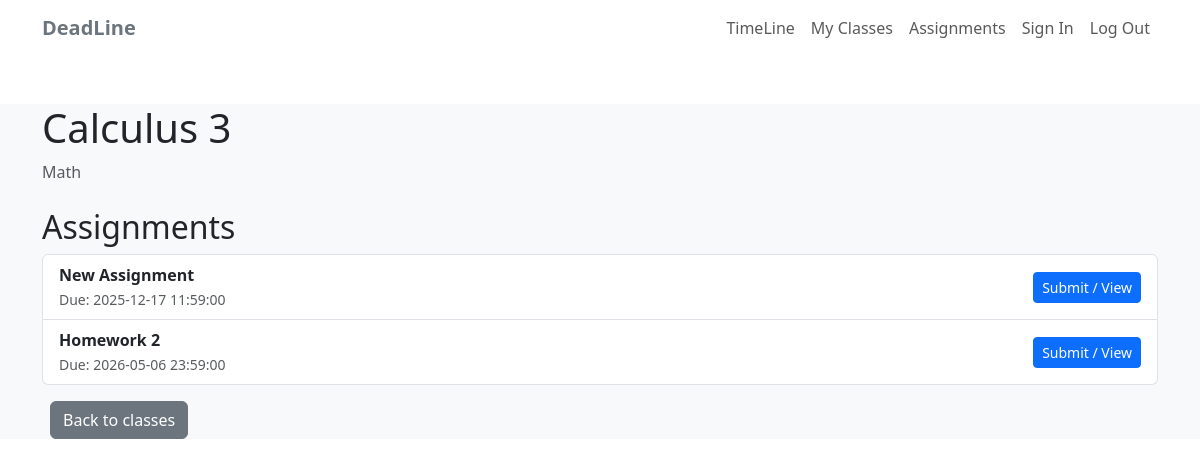
/classes/1 (signed in), run on the app's committed database.
### app/models.py (models this page shows, shortened)
class Class(db.Model):
    id = db.Column(db.Integer, primary_key=True)
    name = db.Column(db.String(140), nullable=False)
    description = db.Column(db.Text)
    owner_id = db.Column(db.Integer, db.ForeignKey('user.id'), nullable=False)
    owner = db.relationship('User', backref='owned_classes')
    members = db.relationship(
        'User',
        secondary=class_memberships,
        backref=db.backref('classes', lazy='dynamic'),
        lazy='dynamic'
    )

class Assignment(db.Model):
    id = db.Column(db.Integer, primary_key=True)
    title = db.Column(db.String(140), nullable=False)
    description = db.Column(db.Text)
    due_date = db.Column(db.DateTime, nullable=False)
    created_at = db.Column(db.DateTime, default=datetime.utcnow)
    creator_id = db.Column(db.Integer, db.ForeignKey('user.id'))
    creator = db.relationship('User', backref='created_assignments')
    class_id = db.Column(db.Integer, db.ForeignKey('class.id'), nullable=False)
    clazz = db.relationship('Class', backref='assignments')

### app/routes.py (the view)
@deadline_app.route('/classes/<int:class_id>')
@login_required
def class_detail(class_id):
    clazz = Class.query.get_or_404(class_id)
    if current_user != clazz.owner and not clazz.members.filter_by(
        id=current_user.id
    ).first():
        abort(403)
    assignments = (
        Assignment.query
        .filter_by(class_id=clazz.id)
        .order_by(Assignment.due_date)
        .all()
    )
    return render_template('class_detail.html', clazz=clazz, assignments=assignments)

### app/__init__.py (called while the page is built)
def create_app():
    deadline_app = Flask(__name__)
    deadline_app.config.from_mapping(
        SECRET_KEY='shmortobius',
        SQLALCHEMY_DATABASE_URI='sqlite:///' + os.path.join(basedir, 'app.db'),
        SQLALCHEMY_TRACK_MODIFICATIONS=False
    )
    db.init_app(deadline_app)
    login_manager.init_app(deadline_app)
    login_manager.login_view = 'login'
    from app.models import User
    @login_manager.user_loader
    def load_user(user_id):
        return User.query.get(int(user_id))
    with deadline_app.app_context():
        from app import routes, models
        db.create_all()
    return deadline_app

### app/templates/class_detail.html (shortened to what this page needs)
{% extends "layout.html" %}
{% block content %}
<section id="class" class="bg-light mt-5">
    <div class="container mt-4">
        <h1>{{ clazz.name }}</h1>
        {% if clazz.description %}
        <p class="text-muted">{{ clazz.description }}</p>
        {% endif %}
        <h2 class="mt-4">Assignments</h2>
        {% if assignments %}
        <ul class="list-group">
            {% for a in assignments %}
            <li class="list-group-item d-flex justify-content-between align-items-center">
                <div>
                    <strong>{{ a.title }}</strong><br>
                    <small class="text-muted">
                        Due: {{ a.due_date }}
                    </small>
                </div>
                <div class="btn-group">
                    <a href="{{ url_for('submit_assignment', assignment_id=a.id) }}"
                       class="btn btn-sm btn-primary">
                        Submit / View
                    </a>
                </div>
            </li>
            {% endfor %}
        </ul>
        {% else %}
        <p class="text-muted mt-2">No assignments yet.</p>
        {% endif %}
        <a href="{{ url_for('classes') }}" class="btn btn-secondary mt-3 ms-2">Back to classes</a>
    </div>
</section>
    {% endblock %}

### data on the page
Class: name "Calculus 3", description "Math"
Assignment: title "New Assignment", due_date "2025-12-17 11:59:00"
Assignment: title "Homework 2", due_date "2026-05-06 23:59:00"
